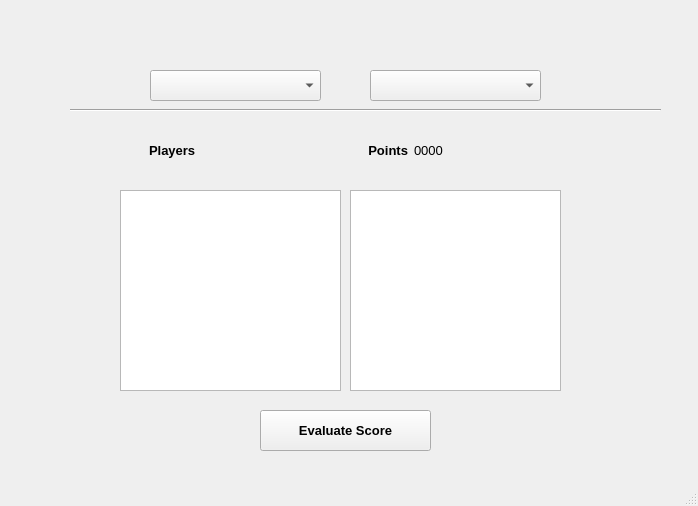
<?xml version="1.0" encoding="UTF-8"?>
<ui version="4.0">
 <class>MainWindow</class>
 <widget class="QMainWindow" name="MainWindow">
  <property name="geometry">
   <rect>
    <x>0</x>
    <y>0</y>
    <width>698</width>
    <height>506</height>
   </rect>
  </property>
  <property name="windowTitle">
   <string>MainWindow</string>
  </property>
  <widget class="QWidget" name="centralwidget">
   <widget class="QComboBox" name="cbteam">
    <property name="geometry">
     <rect>
      <x>150</x>
      <y>70</y>
      <width>171</width>
      <height>31</height>
     </rect>
    </property>
   </widget>
   <widget class="QComboBox" name="cbmatch">
    <property name="geometry">
     <rect>
      <x>370</x>
      <y>70</y>
      <width>171</width>
      <height>31</height>
     </rect>
    </property>
   </widget>
   <widget class="Line" name="line">
    <property name="geometry">
     <rect>
      <x>70</x>
      <y>100</y>
      <width>591</width>
      <height>20</height>
     </rect>
    </property>
    <property name="orientation">
     <enum>Qt::Horizontal</enum>
    </property>
   </widget>
   <widget class="QWidget" name="horizontalLayoutWidget">
    <property name="geometry">
     <rect>
      <x>149</x>
      <y>130</y>
      <width>391</width>
      <height>41</height>
     </rect>
    </property>
    <layout class="QHBoxLayout" name="horizontalLayout">
     <item>
      <widget class="QLabel" name="label_2">
       <property name="font">
        <font>
         <pointsize>10</pointsize>
         <weight>75</weight>
         <bold>true</bold>
        </font>
       </property>
       <property name="text">
        <string>Players</string>
       </property>
      </widget>
     </item>
     <item>
      <widget class="QLabel" name="label">
       <property name="font">
        <font>
         <pointsize>10</pointsize>
         <weight>75</weight>
         <bold>true</bold>
        </font>
       </property>
       <property name="text">
        <string>Points</string>
       </property>
       <property name="alignment">
        <set>Qt::AlignRight|Qt::AlignTrailing|Qt::AlignVCenter</set>
       </property>
      </widget>
     </item>
     <item>
      <widget class="QLabel" name="totalpoints">
       <property name="font">
        <font>
         <pointsize>10</pointsize>
        </font>
       </property>
       <property name="text">
        <string>0000</string>
       </property>
      </widget>
     </item>
    </layout>
   </widget>
   <widget class="QWidget" name="verticalLayoutWidget">
    <property name="geometry">
     <rect>
      <x>120</x>
      <y>190</y>
      <width>221</width>
      <height>201</height>
     </rect>
    </property>
    <layout class="QVBoxLayout" name="verticalLayout">
     <item>
      <widget class="QListWidget" name="playerslist"/>
     </item>
    </layout>
   </widget>
   <widget class="QWidget" name="verticalLayoutWidget_2">
    <property name="geometry">
     <rect>
      <x>350</x>
      <y>190</y>
      <width>211</width>
      <height>201</height>
     </rect>
    </property>
    <layout class="QVBoxLayout" name="verticalLayout_2">
     <item>
      <widget class="QListWidget" name="pointlist"/>
     </item>
    </layout>
   </widget>
   <widget class="QPushButton" name="Evaluatescore">
    <property name="geometry">
     <rect>
      <x>260</x>
      <y>410</y>
      <width>171</width>
      <height>41</height>
     </rect>
    </property>
    <property name="font">
     <font>
      <pointsize>10</pointsize>
      <weight>75</weight>
      <bold>true</bold>
     </font>
    </property>
    <property name="text">
     <string>Evaluate Score</string>
    </property>
   </widget>
  </widget>
  <widget class="QStatusBar" name="statusbar"/>
 </widget>
 <resources/>
 <connections/>
</ui>
